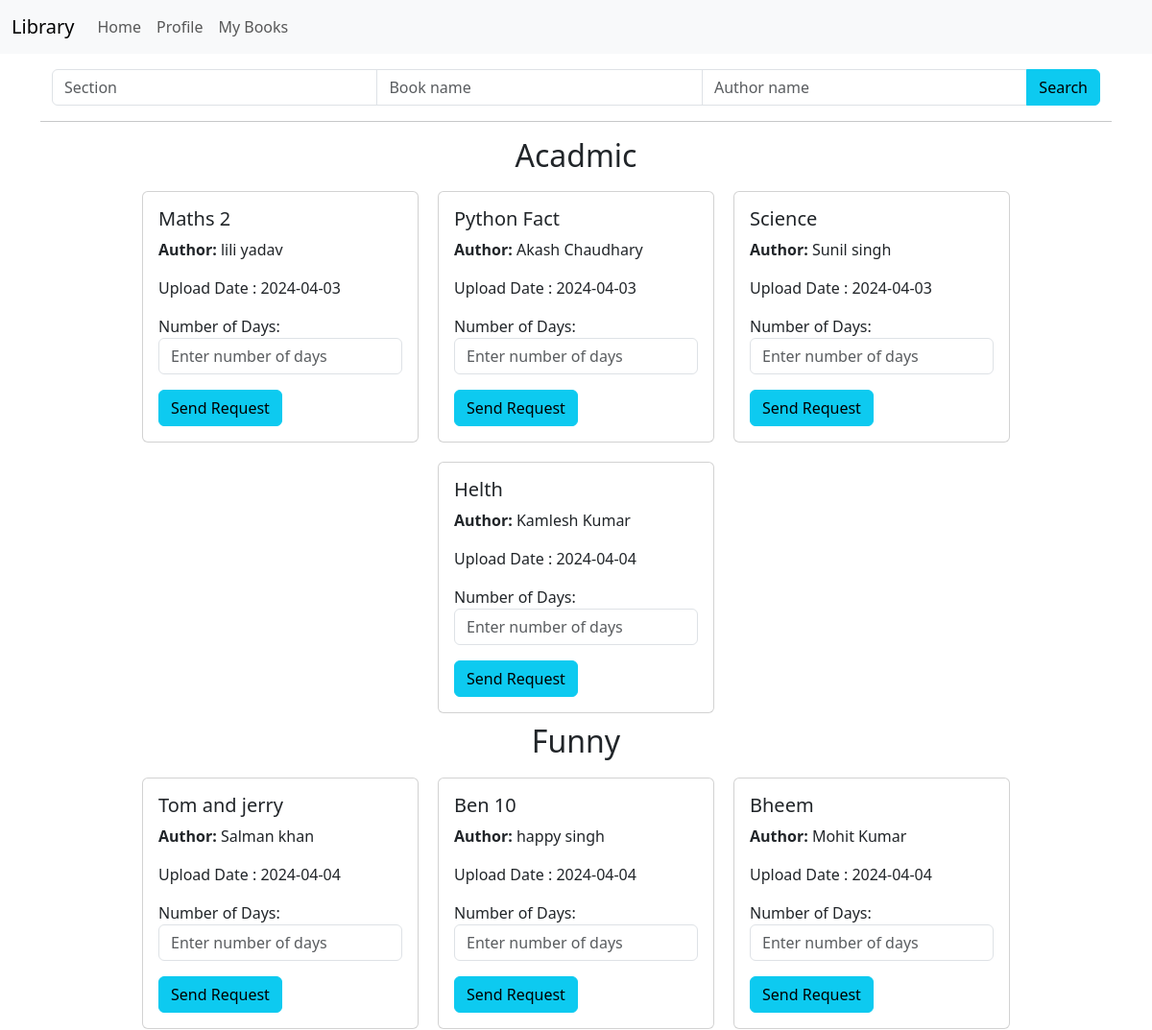
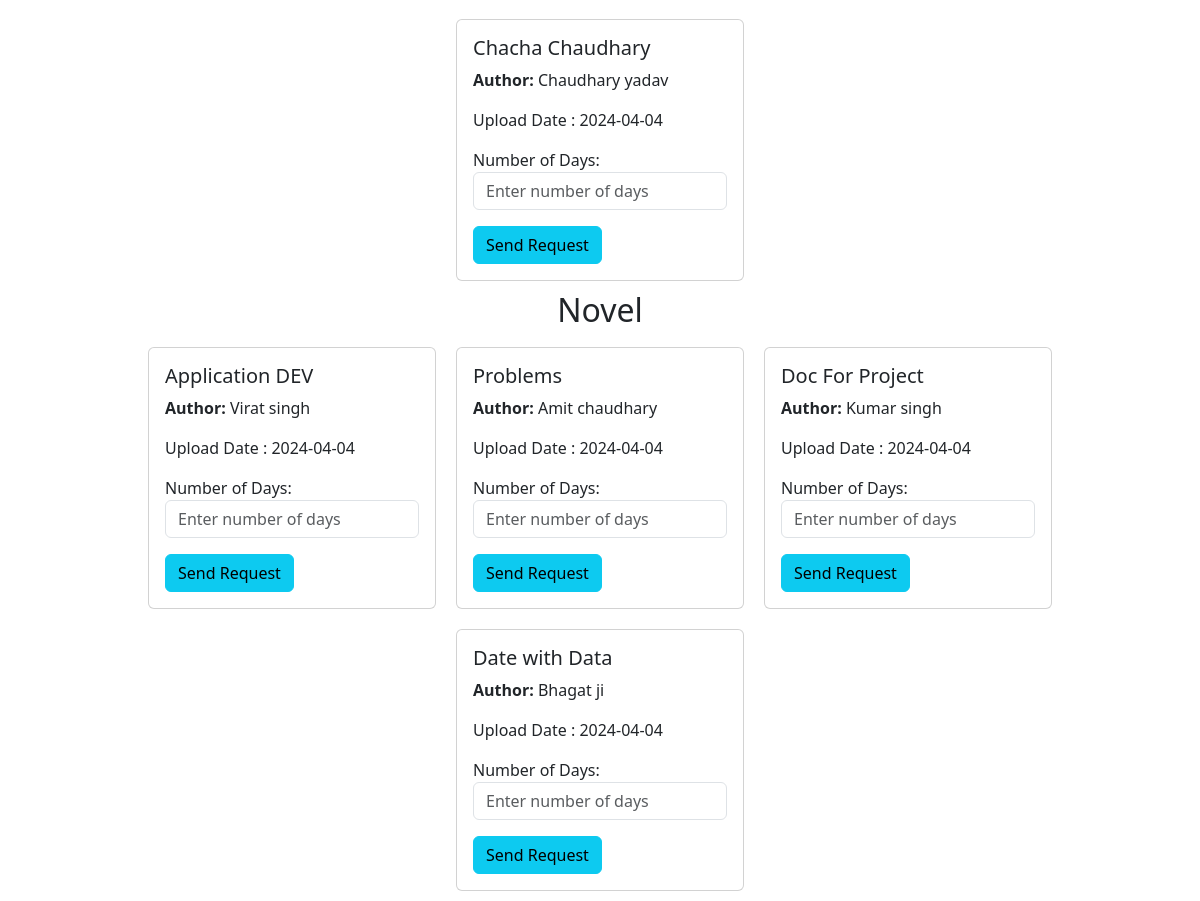
The app's page / (signed in) with its own data (2 pictures, top to bottom).
### models.py (models this page shows)
class Section(db.Model):
    id = db.Column(db.Integer, primary_key=True)#
    name = db.Column(db.String(32), unique=True)#
    date_created = db.Column(db.Date,default=datetime.utcnow)#
    description = db.Column(db.Text)#
    books = db.relationship('Book', backref='section', lazy=True,cascade='all, delete-orphan')

class Book(db.Model):
    id = db.Column(db.Integer, primary_key=True)#
    name = db.Column(db.String(64), nullable=False)#
    content = db.Column(db.Text)#
    authors = db.Column(db.String(255))#
    book_upload_date = db.Column(db.Date,default=datetime.utcnow)#
    section_id = db.Column(db.Integer, db.ForeignKey('section.id'), nullable=False)#
    bookrequest = db.relationship('BookRequest', backref='book', lazy=True, cascade='all, delete-orphan')#

### routes.py (the view)
@app.route('/')
@auth_required
def index():
    user = User.query.get(session['user_id'])
    if user.is_librarian:
        return redirect(url_for('librarian'))
    sections = Section.query.all()
    sname = request.args.get('sname')
    bname = request.args.get('bname')
    dname = request.args.get('dname')
    if sname:
        pass
    return render_template('index.html',user = user.is_librarian, sections=sections, bname=bname, dname=dname, sname= sname)

### routes.py (called while the page is built)
def auth_required(func):
    @wraps(func)
    def inner(*args, **kwargs):
        if 'user_id' in session:
            return func(*args, **kwargs)
        else:
            flash('Please login to continue')
            return redirect(url_for('login'))
    return inner

### templates/index.html (shortened to what this page needs)
{% extends 'layout.html' %}
{% block content %}
    {% include 'searchbar.html' with context %}
    <hr>
    <div class="sections-list">
        {% for section in sections %}
            <h2>{{ section.name }} </h2>
            <div class="books">
                {% for book in section.books %}
                    <div class="card" style="width: 18rem;">
                        <div class="card-body">
                            <h5 class="card-title">{{ book.name }}</h5>
                            <p>  <b>Author:</b>   {{ book.authors }}</p>
                            <p class="card-text"> Upload Date : {{book.book_upload_date}}</p>
                            <form action="{{url_for('book_request_post', book_id = book.id) }}" method="post">
                                <div class="mb-3">
                                    <label for="requested_day">Number of Days:</label>
                                    <input type="number" name="requested_day" class="form-control" placeholder="Enter number of days" required>
                                </div>
                                <button type="submit" class="btn btn-info">Send Request</button>
                            </form>
                        </div>
                    </div>
                {% endfor %}
            </div>
        {% endfor %}
    </div>
{% endblock %}

### templates/layout.html (shortened to what this page needs)
<!DOCTYPE html>
<html lang="en">
<head>
<link href="https://cdn.jsdelivr.net/npm/bootstrap@5.3.2/dist/css/bootstrap.min.css" rel="stylesheet">
</head>
<body>
    {% include 'navbar.html'   %}
    <div class="container">
    {% block content %}
    {% endblock %}
    </div>
</body>
</html>

### templates/navbar.html (shortened to what this page needs)
<nav class="navbar navbar-expand-lg bg-body-tertiary">
    <div class="container-fluid">
      <a class="navbar-brand" href="/">Library</a>
      <div class="collapse navbar-collapse" id="navbarNav">
        <ul class="navbar-nav">
          {% if 'user_id' in session %}
          <li class="nav-item">
            <a class="nav-link"  href="{{ url_for('index') }}">Home</a>
          </li>
          <li class="nav-item">
            <a class="nav-link"  href="{{ url_for('profile') }}">Profile</a>
          </li>
              <li class="nav-item">
                <a class="nav-link" href="{{ url_for('mybook') }}">My Books</a>
              </li>
          {% endif %}
        </ul>
      </div>
    </div>
  </nav>

### templates/searchbar.html (shortened to what this page needs)
<div class="container-fluid mt-3">
    <div class="row">
        <div class="col-md-12">
            <form action="" method="GET">
                <div class="input-group">
                    <input type="text"
                    name="sname"
                    id="sname"
                    class="form-control"
                    placeholder="Section">
                    <input type="text"
                    name="bname"
                    id="bname"
                    class="form-control"
                    placeholder="Book name">
                    <input type="text"
                    name="aname"
                    id="aname"
                    class="form-control"
                    placeholder="Author name">
                    <button class="btn btn-info" type="submit">
                        Search
                </div>
            </form>
        </div>
    </div>
</div>

### templates/index.html (style rules this page uses)
.sections-list { display: flex; flex-direction: column; align-items: center; }
.books { display: flex; flex-wrap: wrap; justify-content: center; }
.card { margin: 10px; }

### records on screen
Section: name "Acadmic"
Book: name "Maths 2", authors "lili yadav", book_upload_date "2024-04-03"
Book: name "Python Fact", authors "Akash Chaudhary", book_upload_date "2024-04-03"
Book: name "Science", authors "Sunil singh", book_upload_date "2024-04-03"
Book: name "Helth", authors "Kamlesh Kumar", book_upload_date "2024-04-04"
Section: name "Funny"
Book: name "Tom and jerry", authors "Salman khan", book_upload_date "2024-04-04"
Book: name "Ben 10", authors "happy singh", book_upload_date "2024-04-04"
Book: name "Bheem", authors "Mohit Kumar", book_upload_date "2024-04-04"
Book: name "Chacha Chaudhary", authors "Chaudhary yadav", book_upload_date "2024-04-04"
Section: name "Novel"
Book: name "Application DEV", authors "Virat singh", book_upload_date "2024-04-04"
Book: name "Problems", authors "Amit chaudhary", book_upload_date "2024-04-04"
Book: name "Doc For Project", authors "Kumar singh", book_upload_date "2024-04-04"
Book: name "Date with Data", authors "Bhagat ji", book_upload_date "2024-04-04"
